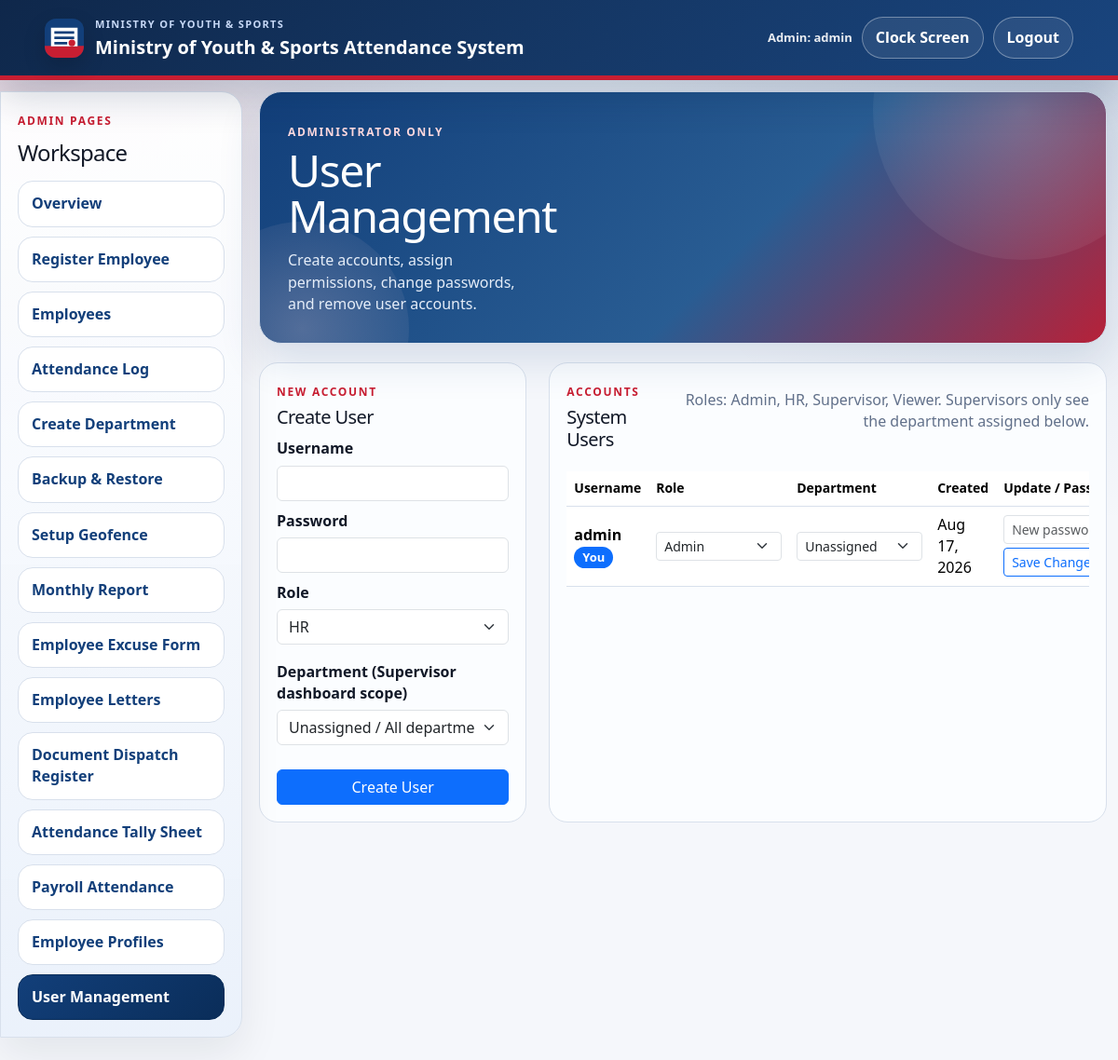
/user_management.php (signed in), run on the app's committed database.
### tables this page shows
CREATE TABLE IF NOT EXISTS excuses (
    excuse_id VARCHAR(40) PRIMARY KEY,
    employee_number VARCHAR(50) NOT NULL,
    employee_name VARCHAR(150) NOT NULL DEFAULT '',
    position VARCHAR(150) NOT NULL DEFAULT '',
    department_id VARCHAR(100) NULL,
    department_name VARCHAR(150) NOT NULL DEFAULT '',
    absence_start DATE NOT NULL,
    absence_end DATE NOT NULL,
    absence_time VARCHAR(100) NOT NULL DEFAULT '',
    reason ENUM('Medical Appointment', 'Illness', 'Family Emergency', 'Official Assignment', 'Other') NOT NULL,
    other_reason VARCHAR(255) NOT NULL DEFAULT '',
    supporting_documents JSON NULL,
    supervisor_name VARCHAR(150) NOT NULL DEFAULT '',
    supervisor_decision ENUM('Approved', 'Not Approved') NULL,
    supervisor_comments TEXT NULL,
    hr_reviewed_by VARCHAR(150) NOT NULL DEFAULT '',
    hr_approved ENUM('Yes', 'No') NULL,
    created_at DATETIME NOT NULL DEFAULT CURRENT_TIMESTAMP,
    reviewed_at DATETIME NULL,
    KEY idx_excuses_dates (absence_start, absence_end),
    KEY idx_excuses_employee (employee_number),
    CONSTRAINT fk_excuses_employee FOREIGN KEY (employee_number)
        REFERENCES employees(employee_number) ON DELETE CASCADE,
    CONSTRAINT chk_excuse_dates CHECK (absence_end >= absence_start)
);

### database/config.mysql.php (called while the page is built, shortened)
<?php
function mysql_connection(): PDO
{
    static $connection = null;
    if ($connection instanceof PDO) {
        return $connection;
    }
    $connection = new PDO(
        'mysql:host=' . MYSQL_HOST . ';port=' . MYSQL_PORT . ';dbname=' . MYSQL_DATABASE . ';charset=utf8mb4',
        MYSQL_USERNAME,
        MYSQL_PASSWORD,
        [
            PDO::ATTR_ERRMODE => PDO::ERRMODE_EXCEPTION,
            PDO::ATTR_DEFAULT_FETCH_MODE => PDO::FETCH_ASSOC,
            PDO::ATTR_EMULATE_PREPARES => false,
        ]
    );
    return $connection;
}

### config.php (called while the page is built, shortened)
<?php
function db(): PDO
{
    return mysql_connection();
}
function h(string $value): string
{
    return htmlspecialchars($value, ENT_QUOTES, 'UTF-8');
}

### auth.php (called while the page is built, shortened)
<?php
require_once __DIR__ . '/config.php';
function roles(): array
{
    return ['admin', 'hr', 'supervisor', 'viewer'];
}
function read_users(): array
{
    return db()->query('SELECT username, password_hash, role, department_id, created_at FROM users ORDER BY username')->fetchAll();
}
function current_username(): string
{
    return (string) ($_SESSION['username'] ?? '');
}

### storage.php (called while the page is built, shortened)
<?php
require_once __DIR__ . '/config.php';
function read_excuses(): array
{
    $rows = db()->query('SELECT * FROM excuses ORDER BY created_at DESC')->fetchAll();
    return array_map('excuse_row_to_record', $rows);
}

### admin_bootstrap.php (called while the page is built, shortened)
<?php
require_once __DIR__ . '/auth.php';
require_once __DIR__ . '/storage.php';
$selectedMonth = $_GET['month'] ?? date('Y-m');
$selectedDepartment = normalize_department_id($_GET['department'] ?? '');
$monthlyExcuses = excuses_for_month($selectedMonth, $selectedDepartment);

### user_management.php (the view, shortened to what this page needs)
<?php
require_once __DIR__ . '/admin_bootstrap.php';
$extraHeadHtml = '<link href="https://cdn.jsdelivr.net/npm/bootstrap@5.3.3/dist/css/bootstrap.min.css" rel="stylesheet">';
require_once __DIR__ . '/admin_shell_start.php';
$users = read_users();
?>
<div class="dashboard-hero panel"><div class="dashboard-title"><span class="eyebrow">Administrator Only</span><h1>User Management</h1><p class="muted">Create accounts, assign permissions, change passwords, and remove user accounts.</p></div></div>
<div class="row g-4">
    <div class="col-12 col-xl-4"><section class="admin-box user-management-card"><span class="eyebrow">New Account</span><h2>Create User</h2><form method="post" class="stacked-form"><input type="hidden" name="admin_action" value="create_system_user"><label for="new_username">Username</label><input class="form-control" id="new_username" name="username" required><label for="new_password">Password</label><input class="form-control" id="new_password" name="password" type="password" minlength="8" required><label for="new_role">Role</label><select class="form-select" id="new_role" name="role" required><option value="hr">HR</option><option value="supervisor">Supervisor</option><option value="viewer">Viewer</option><option value="admin">Admin</option></select><label for="new_department" class="mt-2">Department (Supervisor dashboard scope)</label><select class="form-select" id="new_department" name="department_id"><option value="">Unassigned / All departments</option><?php foreach ($departments as $department): ?><option value="<?= h($department['department_id']) ?>"><?= h($department['department_name']) ?></option><?php endforeach; ?></select><button class="btn btn-primary mt-3" type="submit">Create User</button></form></section></div>
    <div class="col-12 col-xl-8"><section class="admin-box user-management-card"><div class="section-heading"><div><span class="eyebrow">Accounts</span><h2>System Users</h2></div><p class="muted">Roles: Admin, HR, Supervisor, Viewer. Supervisors only see the department assigned below.</p></div><div class="table-responsive"><table class="table table-hover align-middle"><thead><tr><th>Username</th><th>Role</th><th>Department</th><th>Created</th><th>Update / Password</th></tr></thead><tbody><?php foreach ($users as $userIndex => $user): ?><?php $userFormId = 'user-update-' . $userIndex; ?><tr><td><strong><?= h($user['username']) ?></strong><?= $user['username'] === current_username() ? ' <span class="badge text-bg-primary">You</span>' : '' ?></td><td><select class="form-select form-select-sm" name="role" form="<?= h($userFormId) ?>"><?php foreach (roles() as $role): ?><option value="<?= h($role) ?>" <?= $role === ($user['role'] ?? '') ? 'selected' : '' ?>><?= h(ucfirst($role)) ?></option><?php endforeach; ?></select></td><td><select class="form-select form-select-sm" name="department_id" form="<?= h($userFormId) ?>"><option value="">Unassigned</option></select></td><td><?= h(date('M j, Y', strtotime($user['created_at'] ?? 'now'))) ?></td><td><input class="form-control form-control-sm" name="new_password" form="<?= h($userFormId) ?>" type="password" minlength="8" placeholder="New password (optional)"><button class="btn btn-sm btn-outline-primary mt-1" type="submit" form="<?= h($userFormId) ?>">Save Changes</button></td></tr><?php endforeach; ?></tbody></table></div></section></div>
</div>
<?php require_once __DIR__ . '/admin_shell_end.php'; ?>

### assets/styles.css (style rules this page uses)
:root { color-scheme: light; --bg: #f5f7fb; --panel: #ffffff; --ink: #111827; --muted: #61708a; --line: #d8e0ec; --blue: #123f7a; --blue-dark: #0a2d59; --blue-soft: #eaf1fb; --red: #c81e32; --red-dark: #9f1727; --amber: #93691a; --shadow: 0 18px 45px rgba(18, 63, 122, 0.14); --panel-shadow: 0 18px 45px rgba(17, 24, 39, 0.08); }
* { box-sizing: border-box; }
body { margin: 0; min-height: 100vh; background: radial-gradient(circle at top left, rgba(200, 30, 50, 0.12), transparent 30%), radial-gradient(circle at top right, rgba(18, 63, 122, 0.12), transparent 34%), linear-gradient(180deg, rgba(18, 63, 122, 0.08), rgba(245, 247, 251, 0) 330px), var(--bg); color: var(--ink); font-family: "Trebuchet MS", "Segoe UI", sans-serif; -webkit-font-smoothing: antialiased; text-rendering: optimizeLegibility; line-height: 1.45; }
.user-management-card { height: 100%; padding: 26px; }
.user-management-card .stacked-form { gap: 10px; }
.clock-panel, .panel { background: var(--panel); border: 1px solid var(--line); border-radius: 22px; box-shadow: var(--shadow); }
h1, h2 { margin: 0 0 10px; letter-spacing: -0.03em; }
.muted { color: var(--muted); margin: 0 0 24px; }
label { display: block; font-weight: 700; margin-bottom: 8px; }
input, select { width: 100%; border: 1px solid #b9c7c3; border-radius: 14px; color: var(--ink); font: inherit; padding: 13px 14px; background: #ffffff; }
.panel { padding: clamp(18px, 3vw, 30px); }
.dashboard-hero { align-items: end; background: linear-gradient(135deg, rgba(18, 63, 122, 0.98), rgba(42, 94, 148, 0.95) 58%, rgba(200, 30, 50, 0.9)), var(--blue); color: #ffffff; display: grid; gap: 24px; grid-template-columns: minmax(260px, 1fr) minmax(320px, 560px); overflow: hidden; position: relative; border-radius: 24px; isolation: isolate; }
.dashboard-hero::before, .dashboard-hero::after { content: ""; position: absolute; border-radius: 999px; pointer-events: none; z-index: -1; }
.dashboard-hero::before { width: 320px; height: 320px; top: -140px; right: -70px; background: radial-gradient(circle, rgba(255, 255, 255, 0.2), rgba(255, 255, 255, 0)); }
.dashboard-hero::after { width: 230px; height: 230px; bottom: -100px; left: -70px; background: radial-gradient(circle, rgba(255, 215, 220, 0.24), rgba(255, 215, 220, 0)); }
.dashboard-hero .muted { color: #e5edf8; margin-bottom: 0; }
.dashboard-title h1 { font-size: clamp(32px, 4vw, 48px); line-height: 1.03; margin-bottom: 12px; }
.eyebrow { color: var(--red); display: inline-block; font-size: 12px; font-weight: 800; letter-spacing: 0.14em; margin-bottom: 7px; text-transform: uppercase; }
.dashboard-hero .eyebrow { color: #ffd9de; }
.section-heading { align-items: end; display: flex; gap: 18px; justify-content: space-between; margin-bottom: 18px; }
.section-heading .muted { max-width: 520px; text-align: right; }
.section-heading h2, .records-toolbar h2 { font-size: 26px; margin-bottom: 4px; }
.admin-box { border: 1px solid var(--line); border-radius: 20px; padding: 18px; background: #fbfdff; min-width: 0; }
.admin-box h2 { font-size: 20px; }
.stacked-form { display: grid; gap: 12px; }
.stacked-form label { margin-bottom: -4px; }
.editable-table input, .editable-table select, td input, td select { min-width: 135px; padding: 9px 10px; }
table { width: 100%; border-collapse: collapse; background: #ffffff; }
th, td { border-bottom: 1px solid var(--line); padding: 12px 10px; text-align: left; vertical-align: middle; }
th { background: #f7f9fc; color: #31455d; font-size: 14px; position: sticky; top: 0; z-index: 1; }
.badge { display: inline-block; border-radius: 999px; padding: 5px 9px; font-size: 13px; font-weight: 700; }

### data on the page
excuses: hr_reviewed_by "admin", shows "You", role "Admin", created_at "Aug 17, 2026"

### other printed values
APP_NAME "Ministry of Youth & Sports Attendance System"
current_user_role() "Admin"
current_username() "admin"
$pageLink['label'] "Overview"
$pageLink['label'] "Register Employee"
$pageLink['label'] "Employees"
$pageLink['label'] "Attendance Log"
$pageLink['label'] "Create Department"
$pageLink['label'] "Backup & Restore"
$pageLink['label'] "Setup Geofence"
$pageLink['label'] "Monthly Report"
$pageLink['label'] "Employee Excuse Form"
$pageLink['label'] "Employee Letters"
$pageLink['label'] "Document Dispatch Register"
$pageLink['label'] "Attendance Tally Sheet"
